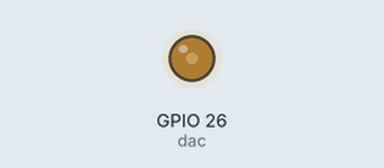
This program was run on a simulated ESP32 board running MicroPython. Parts: output pins drawn as LEDs (lit = HIGH). At 20.1 s the program stops and its outputs stay as they are.

Above: at 0.05 s.
Timing chart, 0 to 4.6 s (numbered marks = the images above):
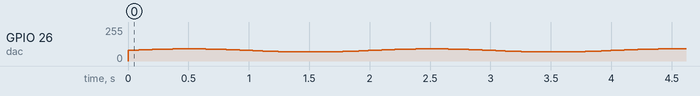

The program:

dac-test.py
```python
from machine import DAC
from machine import Pin
import utime, math


dac = DAC(Pin(26,Pin.OUT), bits=8)

def pulse(dac, period, gears):
    """呼吸燈函數

    Arguments:
        dac {[DAC]} -- [DAC物件]
        period {[type]} -- [週期 ms]
        gears {[type]} -- [亮度檔位]
    """

    for i in range(2 * gears):
        val = int((math.sin(i / gears * math.pi) * 12) + 2000)
        dac.write(val%128)
        # 延時
        utime.sleep_ms(int(period / (2 * gears)))

# 呼吸十次
for i in range(10):
    pulse(dac, 2000, 100)
```
